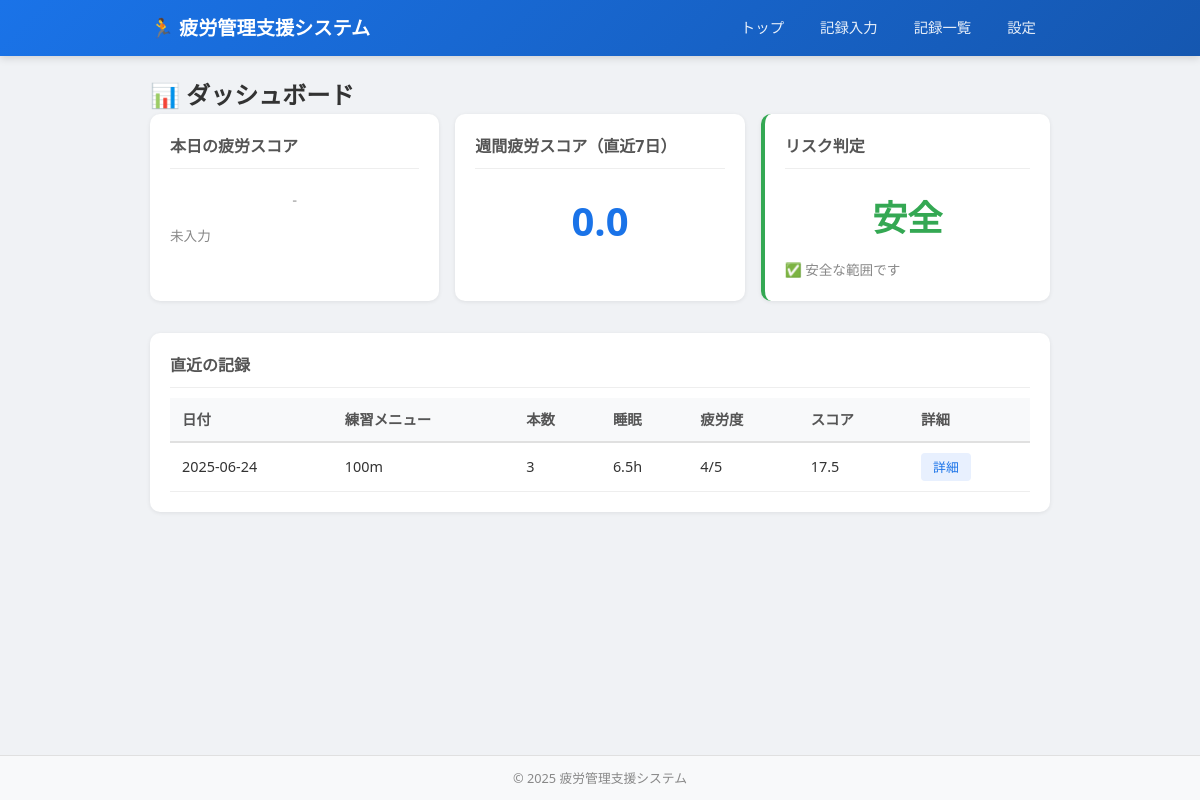
Before: / with the older database file.
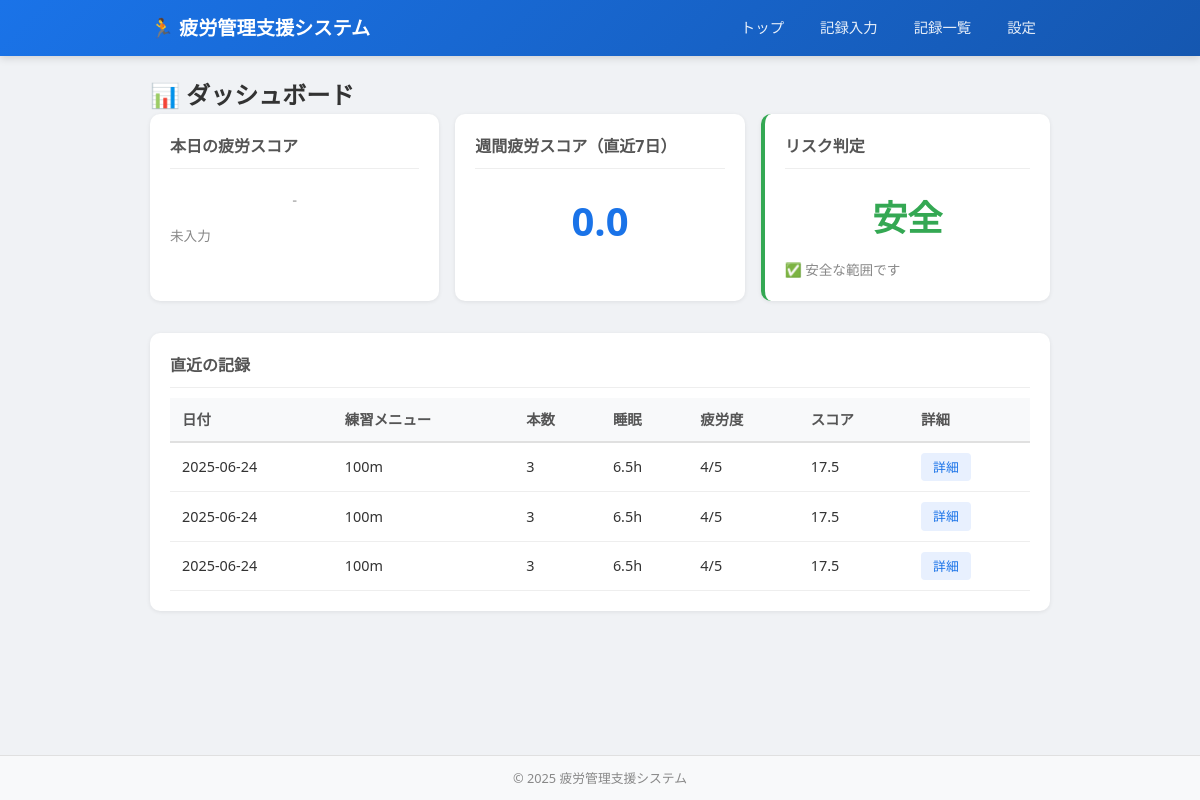
After: the same page with the newer database file.
### models.py (models this page shows)
class TrainingRecord(db.Model):
    __tablename__ = 'training_records'
    id = db.Column(db.Integer, primary_key=True)
    user_id = db.Column(db.Integer, db.ForeignKey('users.id'), nullable=False)
    record_date = db.Column(db.Date, nullable=False)
    menu_name = db.Column(db.String(200), nullable=False)
    menu_count = db.Column(db.Integer, nullable=False, default=1)
    training_score = db.Column(db.Float, default=0.0)
    sleep_hours = db.Column(db.Float, default=0.0)
    sleep_score = db.Column(db.Float, default=0.0)
    subjective_fatigue = db.Column(db.Integer, default=3)
    fatigue_score_self = db.Column(db.Float, default=0.0)
    temperature = db.Column(db.Float, default=20.0)
    temperature_score = db.Column(db.Float, default=0.0)
    running_score = db.Column(db.Float, default=0.0)
    daily_fatigue_score = db.Column(db.Float, default=0.0)
    remark = db.Column(db.Text, default='')
    created_at = db.Column(db.DateTime, default=lambda: datetime.now(timezone.utc))
    updated_at = db.Column(
        db.DateTime,
        default=lambda: datetime.now(timezone.utc),
        onupdate=lambda: datetime.now(timezone.utc)
    )
    videos = db.relationship('VideoRecord', backref='training_record', lazy=True)

### routes/main.py (the view)
@main_bp.route('/')
def index():
    user = User.query.first()
    if not user:
        return render_template('index.html', today_record=None, weekly_score=0,
                               risk_level='安全', risk_style='risk-safe',
                               latest_records=[], has_record=False)
    today = date.today()
    today_record = TrainingRecord.query.filter(
        TrainingRecord.user_id == user.id,
        TrainingRecord.record_date == today
    ).order_by(TrainingRecord.created_at.desc()).first()
    seven_days_ago = today - timedelta(days=6)
    week_records = TrainingRecord.query.filter(
        TrainingRecord.user_id == user.id,
        TrainingRecord.record_date >= seven_days_ago,
        TrainingRecord.record_date <= today
    ).order_by(TrainingRecord.record_date.asc()).all()
    daily_scores = [r.daily_fatigue_score for r in week_records]
    weekly_score = calculate_weekly_score(daily_scores) if daily_scores else 0.0
    setting = Setting.query.filter_by(user_id=user.id).first()
    thresholds = None
    if setting:
        thresholds = {
            'safe': setting.weekly_safe_threshold,
            'warning': setting.weekly_warning_threshold,
            'danger': setting.weekly_danger_threshold,
        }
    risk_level = get_risk_level(weekly_score, thresholds)
    risk_style = get_risk_style(risk_level)
    latest_records = TrainingRecord.query.filter(
        TrainingRecord.user_id == user.id
    ).order_by(TrainingRecord.record_date.desc()).limit(7).all()
    return render_template(
        'index.html',
        today_record=today_record,
        weekly_score=weekly_score,
        risk_level=risk_level,
        risk_style=risk_style,
        latest_records=latest_records,
        has_record=today_record is not None
    )

### services/risk_service.py (called while the page is built)
def get_risk_level(weekly_score, thresholds=None):
    if thresholds is None:
        thresholds = {
            'safe': 49.0,
            'warning': 50.0,
            'danger': 80.0,
        }
    safe = thresholds.get('safe', 49.0)
    danger = thresholds.get('danger', 80.0)
    if weekly_score <= safe:
        return '安全'
    elif weekly_score < danger:
        return '注意'
    else:
        return '危険'

def get_risk_style(risk_level):
    if risk_level == '安全':
        return 'risk-safe'
    elif risk_level == '注意':
        return 'risk-warning'
    else:
        return 'risk-danger'

### templates/index.html (shortened to what this page needs)
{% extends "base.html" %}
{% block content %}
<div class="container">
    <h2>📊 ダッシュボード</h2>
    <div class="card-row">
        <div class="card main-score">
            <h3>本日の疲労スコア</h3>
            {% if has_record and today_record %}
                <div class="score-value">{{ today_record.daily_fatigue_score }}</div>
                <p class="card-sub">{{ today_record.menu_name }} ×{{ today_record.menu_count }}本</p>
            {% else %}
                <div class="score-value muted">-</div>
                <p class="card-sub">未入力</p>
            {% endif %}
        </div>
        <div class="card weekly-score">
            <h3>週間疲労スコア（直近7日）</h3>
            <div class="score-value">{{ weekly_score }}</div>
        </div>
        <div class="card risk-card {{ risk_style }}">
            <h3>リスク判定</h3>
            <div class="risk-level">{{ risk_level }}</div>
            {% if risk_level == '危険' %}
                <p class="card-sub">⚠️ 練習量の調整を推奨します</p>
            {% elif risk_level == '注意' %}
                <p class="card-sub">⚡ 疲労が蓄積しています</p>
            {% else %}
                <p class="card-sub">✅ 安全な範囲です</p>
            {% endif %}
        </div>
    </div>
    <div class="card">
        <h3>直近の記録</h3>
        {% if latest_records %}
            <table class="data-table">
                <thead>
                    <tr>
                        <th>日付</th>
                        <th>練習メニュー</th>
                        <th>本数</th>
                        <th>睡眠</th>
                        <th>疲労度</th>
                        <th>スコア</th>
                        <th>詳細</th>
                    </tr>
                </thead>
                <tbody>
                    {% for r in latest_records %}
                    <tr>
                        <td>{{ r.record_date.strftime('%Y-%m-%d') }}</td>
                        <td>{{ r.menu_name }}</td>
                        <td>{{ r.menu_count }}</td>
                        <td>{{ r.sleep_hours }}h</td>
                        <td>{{ r.subjective_fatigue }}/5</td>
                        <td>{{ r.daily_fatigue_score }}</td>
                        <td><a href="{{ url_for('records.record_detail', record_id=r.id) }}" class="btn-small">詳細</a></td>
                    </tr>
                    {% endfor %}
                </tbody>
            </table>
        {% else %}
            <p>まだ記録がありません。「記録入力」から入力してください。</p>
        {% endif %}
    </div>
</div>
{% endblock %}

### templates/base.html (shortened to what this page needs)
<!DOCTYPE html>
<html lang="ja">
<head>
    <link rel="stylesheet" href="{{ url_for('static', filename='css/style.css') }}">
</head>
<body>
    <header>
        <div class="header-container">
            <h1>🏃 疲労管理支援システム</h1>
            <nav>
                <a href="{{ url_for('main.index') }}">トップ</a>
                <a href="{{ url_for('records.record_new') }}">記録入力</a>
                <a href="{{ url_for('records.record_list') }}">記録一覧</a>
                <a href="{{ url_for('settings.settings_page') }}">設定</a>
            </nav>
        </div>
    </header>
    <main>
        {% block content %}{% endblock %}
    </main>
    <footer>
        <p>&copy; 2025 疲労管理支援システム</p>
    </footer>
</body>
</html>

### static/css/style.css (style rules this page uses)
*, *::before, *::after { box-sizing: border-box; margin: 0; padding: 0; }
body { font-family: 'Segoe UI', 'Hiragino Sans', 'Meiryo', sans-serif; background-color: #f0f2f5; color: #333; line-height: 1.6; min-height: 100vh; display: flex; flex-direction: column; }
main { flex: 1; padding: 20px; }
.container { max-width: 900px; margin: 0 auto; }
header { background: linear-gradient(135deg, #1a73e8, #1557b0); color: white; padding: 0 20px; box-shadow: 0 2px 8px rgba(0,0,0,0.15); }
.header-container { max-width: 900px; margin: 0 auto; display: flex; align-items: center; justify-content: space-between; min-height: 56px; flex-wrap: wrap; }
header h1 { font-size: 1.2rem; font-weight: 600; }
nav { display: flex; gap: 8px; flex-wrap: wrap; }
nav a { color: rgba(255,255,255,0.9); text-decoration: none; padding: 8px 14px; border-radius: 6px; font-size: 0.9rem; transition: background 0.2s; }
footer { background: #f8f9fa; text-align: center; padding: 12px; font-size: 0.8rem; color: #888; border-top: 1px solid #e0e0e0; }
.card { background: white; border-radius: 10px; padding: 20px; margin-bottom: 16px; box-shadow: 0 1px 4px rgba(0,0,0,0.08); }
.card-row { display: grid; grid-template-columns: repeat(auto-fit, minmax(220px, 1fr)); gap: 16px; margin-bottom: 16px; }
.card h3 { font-size: 1rem; color: #555; margin-bottom: 10px; border-bottom: 1px solid #eee; padding-bottom: 8px; }
.card-sub { font-size: 0.85rem; color: #888; margin-top: 4px; }
.score-value { font-size: 2.5rem; font-weight: 700; color: #1a73e8; text-align: center; padding: 10px 0; }
.score-value.muted { color: #bbb; }
.risk-level { font-size: 2.2rem; font-weight: 700; text-align: center; padding: 10px 0; }
.risk-safe { border-left: 4px solid #34a853; }
.risk-safe .risk-level { color: #34a853; }
.data-table, .score-table { width: 100%; border-collapse: collapse; font-size: 0.9rem; }
.data-table th, .score-table th { background: #f8f9fa; text-align: left; padding: 10px 12px; border-bottom: 2px solid #e0e0e0; font-weight: 600; color: #555; }
.data-table td, .score-table td { padding: 10px 12px; border-bottom: 1px solid #eee; }
.btn-small { display: inline-block; background: #e8f0fe; color: #1a73e8; padding: 4px 12px; border-radius: 4px; font-size: 0.8rem; text-decoration: none; transition: background 0.2s; }
.muted { color: #888; font-size: 0.85rem; }

Changed rows visible on the page:
added TrainingRecord: record_date "2025-06-24", menu_name "100m", menu_count "3", sleep_hours "6.5", subjective_fatigue "4", daily_fatigue_score "17.5"
added TrainingRecord: record_date "2025-06-24", menu_name "100m", menu_count "3", sleep_hours "6.5", subjective_fatigue "4", daily_fatigue_score "17.5"
